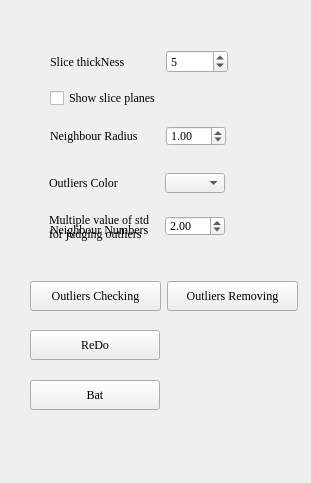
<?xml version="1.0" encoding="UTF-8"?>
<ui version="4.0">
 <class>OutliersRemovalByNeighbourForm</class>
 <widget class="QWidget" name="OutliersRemovalByNeighbourForm">
  <property name="geometry">
   <rect>
    <x>0</x>
    <y>0</y>
    <width>311</width>
    <height>483</height>
   </rect>
  </property>
  <property name="font">
   <font>
    <family>Times New Roman</family>
    <pointsize>9</pointsize>
   </font>
  </property>
  <property name="windowTitle">
   <string>Form</string>
  </property>
  <widget class="QWidget" name="layoutWidget">
   <property name="geometry">
    <rect>
     <x>30</x>
     <y>280</y>
     <width>268</width>
     <height>32</height>
    </rect>
   </property>
   <layout class="QHBoxLayout" name="horizontalLayout">
    <item>
     <widget class="QPushButton" name="pushButtonCheckingByNeighbour">
      <property name="minimumSize">
       <size>
        <width>130</width>
        <height>30</height>
       </size>
      </property>
      <property name="text">
       <string>Outliers Checking</string>
      </property>
     </widget>
    </item>
    <item>
     <widget class="QPushButton" name="pushButtonRemovingByNeighbour">
      <property name="minimumSize">
       <size>
        <width>130</width>
        <height>30</height>
       </size>
      </property>
      <property name="text">
       <string>Outliers Removing</string>
      </property>
     </widget>
    </item>
   </layout>
  </widget>
  <widget class="QCheckBox" name="checkBoxPlanes">
   <property name="geometry">
    <rect>
     <x>50</x>
     <y>90</y>
     <width>181</width>
     <height>16</height>
    </rect>
   </property>
   <property name="text">
    <string>Show slice planes</string>
   </property>
  </widget>
  <widget class="QLabel" name="labelNeighbour_Number">
   <property name="geometry">
    <rect>
     <x>50</x>
     <y>210</y>
     <width>116</width>
     <height>41</height>
    </rect>
   </property>
   <property name="minimumSize">
    <size>
     <width>110</width>
     <height>20</height>
    </size>
   </property>
   <property name="text">
    <string>Neighbour Numbers</string>
   </property>
   <property name="textFormat">
    <enum>Qt::RichText</enum>
   </property>
   <property name="wordWrap">
    <bool>true</bool>
   </property>
  </widget>
  <widget class="QPushButton" name="pushButtonRedo">
   <property name="geometry">
    <rect>
     <x>30</x>
     <y>330</y>
     <width>130</width>
     <height>30</height>
    </rect>
   </property>
   <property name="minimumSize">
    <size>
     <width>130</width>
     <height>30</height>
    </size>
   </property>
   <property name="text">
    <string>ReDo</string>
   </property>
  </widget>
  <widget class="QWidget" name="layoutWidget">
   <property name="geometry">
    <rect>
     <x>50</x>
     <y>125</y>
     <width>178</width>
     <height>23</height>
    </rect>
   </property>
   <layout class="QHBoxLayout" name="horizontalLayout_3">
    <item>
     <widget class="QLabel" name="labelThickNess_2">
      <property name="minimumSize">
       <size>
        <width>110</width>
        <height>20</height>
       </size>
      </property>
      <property name="maximumSize">
       <size>
        <width>110</width>
        <height>20</height>
       </size>
      </property>
      <property name="text">
       <string>Neighbour Radius</string>
      </property>
     </widget>
    </item>
    <item>
     <widget class="QDoubleSpinBox" name="doubleSpinBoxRadius">
      <property name="minimumSize">
       <size>
        <width>60</width>
        <height>20</height>
       </size>
      </property>
      <property name="maximumSize">
       <size>
        <width>20</width>
        <height>20</height>
       </size>
      </property>
      <property name="minimum">
       <double>0.010000000000000</double>
      </property>
      <property name="value">
       <double>1.000000000000000</double>
      </property>
     </widget>
    </item>
   </layout>
  </widget>
  <widget class="QWidget" name="layoutWidget">
   <property name="geometry">
    <rect>
     <x>50</x>
     <y>50</y>
     <width>178</width>
     <height>23</height>
    </rect>
   </property>
   <layout class="QHBoxLayout" name="horizontalLayout_4">
    <item>
     <widget class="QLabel" name="labelThickNess">
      <property name="minimumSize">
       <size>
        <width>110</width>
        <height>20</height>
       </size>
      </property>
      <property name="text">
       <string>Slice thickNess</string>
      </property>
     </widget>
    </item>
    <item>
     <widget class="QSpinBox" name="spinBoxThickNess">
      <property name="minimumSize">
       <size>
        <width>60</width>
        <height>20</height>
       </size>
      </property>
      <property name="maximum">
       <number>50</number>
      </property>
      <property name="singleStep">
       <number>1</number>
      </property>
      <property name="value">
       <number>5</number>
      </property>
     </widget>
    </item>
   </layout>
  </widget>
  <widget class="QWidget" name="layoutWidget">
   <property name="geometry">
    <rect>
     <x>49</x>
     <y>172</y>
     <width>178</width>
     <height>22</height>
    </rect>
   </property>
   <layout class="QHBoxLayout" name="horizontalLayout_2">
    <item>
     <widget class="QLabel" name="labelThickNess_3">
      <property name="minimumSize">
       <size>
        <width>110</width>
        <height>20</height>
       </size>
      </property>
      <property name="maximumSize">
       <size>
        <width>110</width>
        <height>20</height>
       </size>
      </property>
      <property name="text">
       <string>Outliers Color</string>
      </property>
     </widget>
    </item>
    <item>
     <widget class="QComboBox" name="comboBoxColor">
      <property name="minimumSize">
       <size>
        <width>60</width>
        <height>20</height>
       </size>
      </property>
      <property name="maximumSize">
       <size>
        <width>60</width>
        <height>20</height>
       </size>
      </property>
      <property name="editable">
       <bool>false</bool>
      </property>
      <property name="modelColumn">
       <number>0</number>
      </property>
     </widget>
    </item>
   </layout>
  </widget>
  <widget class="QLabel" name="labelThickNess_MutipleValue">
   <property name="geometry">
    <rect>
     <x>49</x>
     <y>211</y>
     <width>110</width>
     <height>32</height>
    </rect>
   </property>
   <property name="minimumSize">
    <size>
     <width>110</width>
     <height>20</height>
    </size>
   </property>
   <property name="text">
    <string>Multiple value of std for judging outliers</string>
   </property>
   <property name="textFormat">
    <enum>Qt::RichText</enum>
   </property>
   <property name="wordWrap">
    <bool>true</bool>
   </property>
  </widget>
  <widget class="QDoubleSpinBox" name="spin_MutipleValue">
   <property name="geometry">
    <rect>
     <x>165</x>
     <y>216</y>
     <width>60</width>
     <height>20</height>
    </rect>
   </property>
   <property name="minimumSize">
    <size>
     <width>60</width>
     <height>20</height>
    </size>
   </property>
   <property name="maximumSize">
    <size>
     <width>20</width>
     <height>20</height>
    </size>
   </property>
   <property name="maximum">
    <double>100.000000000000000</double>
   </property>
   <property name="value">
    <double>2.000000000000000</double>
   </property>
  </widget>
  <widget class="QPushButton" name="pushButtonBat">
   <property name="geometry">
    <rect>
     <x>30</x>
     <y>380</y>
     <width>130</width>
     <height>30</height>
    </rect>
   </property>
   <property name="minimumSize">
    <size>
     <width>130</width>
     <height>30</height>
    </size>
   </property>
   <property name="text">
    <string>Bat</string>
   </property>
  </widget>
 </widget>
 <tabstops>
  <tabstop>spinBoxThickNess</tabstop>
  <tabstop>checkBoxPlanes</tabstop>
  <tabstop>doubleSpinBoxRadius</tabstop>
  <tabstop>comboBoxColor</tabstop>
  <tabstop>spin_MutipleValue</tabstop>
  <tabstop>pushButtonCheckingByNeighbour</tabstop>
  <tabstop>pushButtonRemovingByNeighbour</tabstop>
  <tabstop>pushButtonRedo</tabstop>
 </tabstops>
 <resources/>
 <connections/>
</ui>
